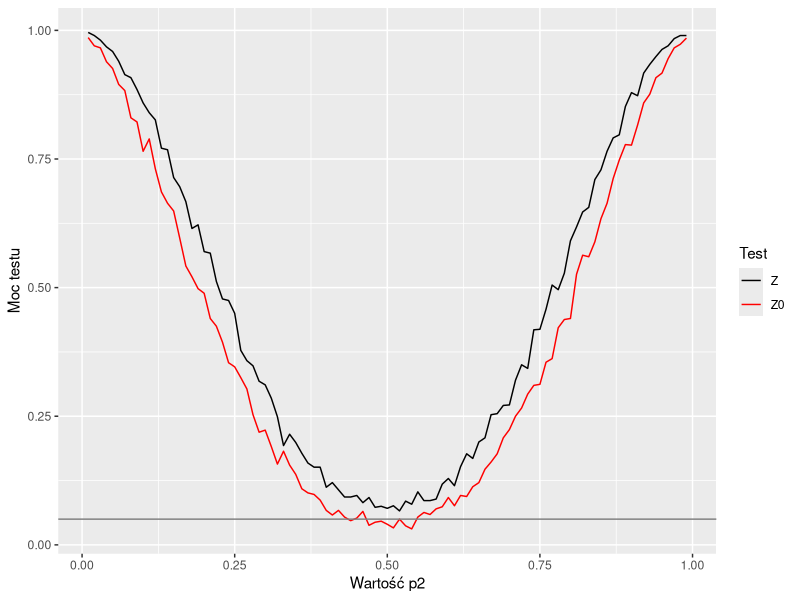
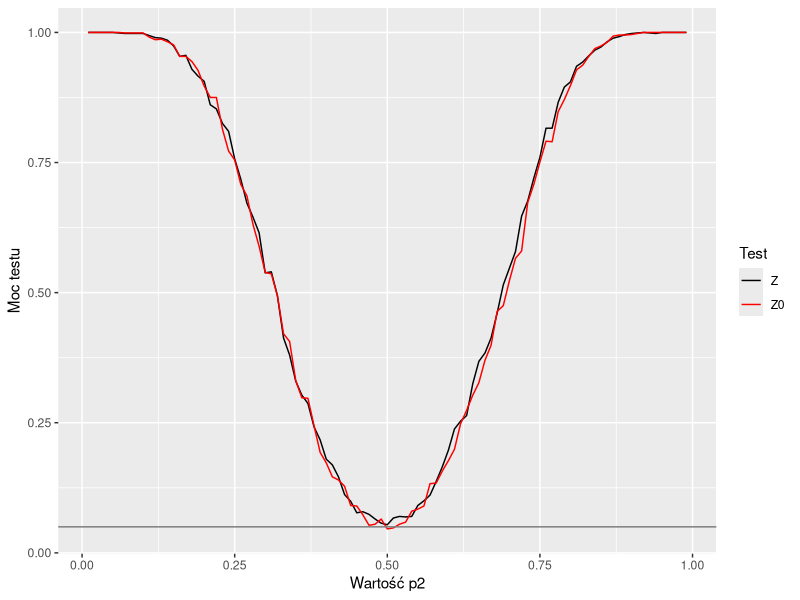
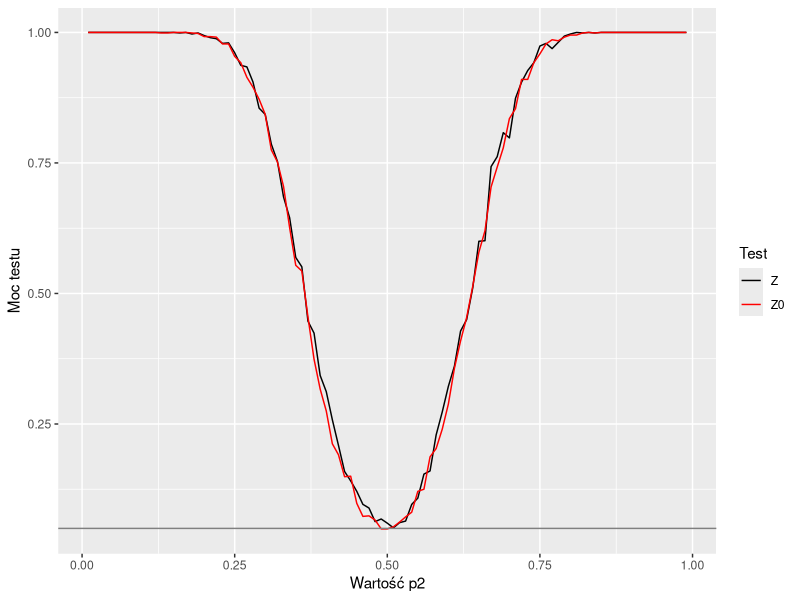
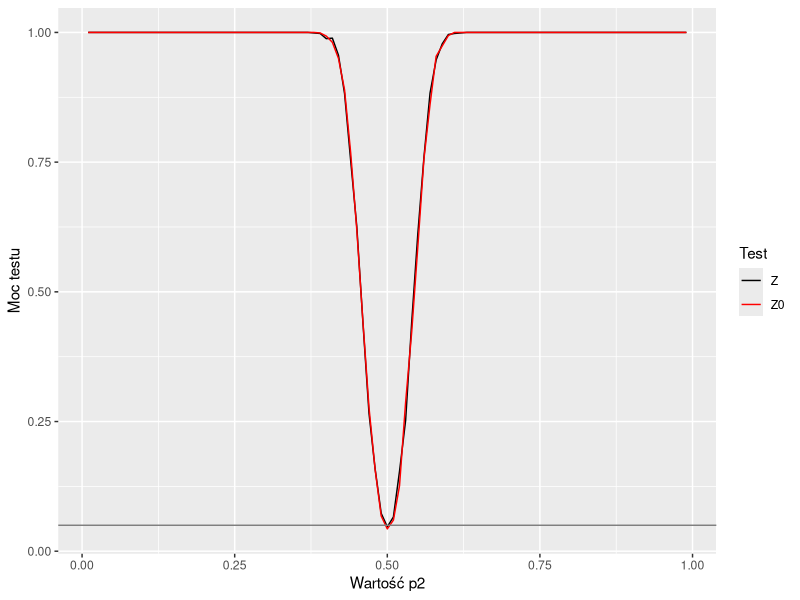

Reproduce these figures in R, in order.
## ---- chunk 1
knitr::opts_chunk$set(echo = TRUE, warning = FALSE, message=FALSE)
knitr::opts_chunk$set(fig.width=8, fig.height=4.5) 
pdf.options(encoding = 'CP1250')
## ---- chunk 2
library("tidyverse")
library("vcd")
library("ggplot2")
library("knitr")
library("dplyr")
library("xtable")
library("kableExtra")
library("ggplot2")
library("gnm")
## ---- chunk 3
personel <- read.csv2('personel.csv',header=FALSE)
names(personel) <- c('D','S','A1','A2','W1','W2','P','Wiek','Wyk')
personel$A2[personel$A2 == '11'] = '1'
personel <- personel %>% mutate(across(D:Wyk,as.factor))
personel$A2 <- factor(personel$A2, levels = c(-2,-1,0,1,2))

## ---- chunk 4
tab1 <- ftable(personel$A1, personel$A2)
tab1 %>% addmargins() %>% kable(caption='Tablica dwudzielcza dla zmniennych A1 i A2.', col.names=c(-2,-2,0,1,2,'Sum')) %>% 
  column_spec(1, border_left = TRUE) %>%
  column_spec(7, border_right = TRUE) %>%
  kable_styling(latex_options = "HOLD_position")
  
## ---- chunk 5
data1 <- tab1 %>% data.frame()
symetry <- glm(Freq~Symm(Var1,Var2), data=data1, family = poisson)
stat <- symetry$deviance
df <- symetry$df.residual
p_val <- 1- pchisq(stat, df)
## ---- chunk 6
tab2 <- ftable(personel$W1, personel$W2)
tab2 %>% addmargins() %>% 
  kable(caption='Tablica dwudzielcza dla zmniennych W1 i W2.', col.names = c(-2, -1, 1, 2, 'Sum')) %>% 
  column_spec(1, border_left = TRUE) %>%
  column_spec(6, border_right = TRUE) %>%
  kable_styling(latex_options = "HOLD_position")
## ---- chunk 7
data2 <- tab2 %>% data.frame()
symetry2 <- glm(Freq~Symm(Var1,Var2), data=data2, family = poisson)
stat2 <- symetry2$deviance
df2 <- symetry2$df.residual
p_val2 <- 1- pchisq(stat2, df2)
## ---- chunk 8
personel_n <- read.csv2('personel.csv',header=FALSE)
names(personel_n) <- c('D','S','A1','A2','W1','W2','P','Wiek','Wyk')
personel_n$A2[personel_n$A2 == '11'] = '1'
personel_new <- personel
personel_new$W1[personel_new$W1 == '-2'] = '-1'
personel_new$W1[personel_new$W1 == '2'] = '1'
personel_new$W2[personel_new$W2 == '-2'] = '-1'
personel_new$W2[personel_new$W2 == '2'] = '1'
personel_new <- personel_new %>% mutate(across(D:Wyk,as.factor))
tabela <- ftable(personel_new$W1, personel_new$W2)
## ---- chunk 9
#TEST Z
test_z <- function(tabela){
  n <- sum(rowSums(tabela))
  P <- tabela/n
  r <- rowSums(P)
  c <- colSums(P)
  D <- r[1] - c[1]
  sigma2_D <- (r[1]*(1-r[1])+c[1]*(1-c[1])-2*(P[1,1]*P[2,2]-P[1,2]*P[2,1]))/n
  Z <- D/sqrt(sigma2_D)
  p <- 2*(1 - pnorm(abs(Z)))
  return(p)
}

#TEST Z0
test_z0 <- function(tabela){
  n <- sum(rowSums(tabela))
  P <- tabela/n
  r <- rowSums(P)
  c <- colSums(P)
  D <- r[1] - c[1]
  sigma2_D0 <- (tabela[1,2]+tabela[2,1])/n^2
  Z_0 <- D/sqrt(sigma2_D0)
  p <- 2*(1 - pnorm(abs(Z_0)))
  return(p)
}

## ---- chunk 10
df <- data.frame('test' = c('Test Z', 'Test Z0', 'McNemar test z poprawką na ciągłość', 
                            'McNemar test bez poprawki'), 'p-value' = c(test_z(tabela), test_z0(tabela), mcnemar.test(tabela)$p.value, mcnemar.test(tabela, correct=FALSE)$p.value))
df %>% kable(col.names = c('test', 'p-value')) %>%
  column_spec(1, border_left = TRUE) %>%
  column_spec(2, border_right = TRUE) %>%
  kable_styling(latex_options = "HOLD_position")
## ---- chunk 11
moc <- function(n, test){
  MC <- 1000
  p2 <- seq(0.01,0.99,0.01)
  p1 <- 0.5
  m <- length(p2)
  res <- rep(NA, m)
  for (i in 1:m){
    counter <- 0
    for (j in 1:MC){
    X <- factor(sample(c("1","0"), n, replace=TRUE, prob = c(p1,1-p1)), levels = 0:1)
    Y <- factor(sample(c("1","0"), n, replace=TRUE, prob = c(p2[i],1-p2[i])), levels=0:1)
    tab <- ftable(X,Y)
    if (test(tab) < 0.05){
      counter <- counter+1
      }
    }
    res[i] <- counter/MC
  }
return(data.frame( 'prob' = p2, 'results' = res))
}
## ---- chunk 12
moc_20 <- as.data.frame(read.csv('moc_20.csv'))
moc0_20 <- as.data.frame(read.csv('moc0_20.csv'))

ggplot() + geom_line(data=moc_20,aes(x=prob, y=results, colour = 'Z')) + geom_line(data=moc0_20,aes(x=prob, y=results, color='Z0')) + scale_colour_manual("Test", 
                      breaks = c("Z", "Z0"),
                      values = c("black", "red")) + geom_hline(yintercept=0.05, color='grey50')+ labs(x='Wartość p2', y='Moc testu')
## ---- chunk 13
moc_50 <- as.data.frame(read.csv('moc_50.csv'))
moc0_50 <- as.data.frame(read.csv('moc0_50.csv'))

ggplot() + geom_line(data=moc_50,aes(x=prob, y=results, colour = 'Z')) + geom_line(data=moc0_50,aes(x=prob, y=results, color='Z0')) + scale_colour_manual("Test", 
                      breaks = c("Z", "Z0"),
                      values = c("black", "red"))+ geom_hline(yintercept=0.05, color='grey50') + labs(x='Wartość p2', y='Moc testu')
## ---- chunk 14
moc_100 <- as.data.frame(read.csv('moc_100.csv'))
moc0_100 <- as.data.frame(read.csv('moc0_100.csv'))

ggplot() + geom_line(data=moc_100,aes(x=prob, y=results, colour = 'Z')) + geom_line(data=moc0_100,aes(x=prob, y=results, color='Z0')) + scale_colour_manual("Test", 
                      breaks = c("Z", "Z0"),
                      values = c("black", "red"))+ geom_hline(yintercept=0.05, color='grey50')+ labs(x='Wartość p2', y='Moc testu')
## ---- chunk 15
moc_1000 <- as.data.frame(read.csv('moc_1000.csv'))
moc0_1000 <- as.data.frame(read.csv('moc0_1000.csv'))

ggplot() + geom_line(data=moc_1000,aes(x=prob, y=results, colour = 'Z')) + geom_line(data=moc0_1000,aes(x=prob, y=results, color='Z0')) + scale_colour_manual("Test", 
                      breaks = c("Z", "Z0"),
                      values = c("black", "red"))+ geom_hline(yintercept=0.05, color='grey50')+ labs(x='Wartość p2', y='Moc testu')
## ---- chunk 16
df <- as.data.frame(ftable(personel$S,personel$W1,personel$Wyk))
names(df) <- c('S', 'W1', 'Wyk', 'Freq')
## ---- chunk 17
model_a <- glm(Freq ~ S + Wyk, 
               data = df, family = poisson)
p_a <- 1-pchisq(deviance(model_a), df = df.residual(model_a))
cbind(model_a, fitted(model_a))
## ---- chunk 18
model_b <- glm(Freq ~ S + Wyk + S*Wyk, 
               data = df, family = poisson)
p_b <- 1-pchisq(deviance(model_b), df = df.residual(model_b))
cbind(model_b$data, fitted(model_b))
## ---- chunk 19
model_c <- glm(Freq ~ S + Wyk + W1, 
               data = df, family = poisson)
p_c <- 1-pchisq(deviance(model_c), df = df.residual(model_c))
cbind(model_c$data, fitted(model_c))
## ---- chunk 20
model_d <- glm(Freq ~ S + Wyk + W1 + S*W1, 
               data = df, family = poisson)
p_d <- 1-pchisq(deviance(model_d), df = df.residual(model_d))
cbind(model_d$data, fitted(model_d))
## ---- chunk 21
model_e <- glm(Freq ~ S + Wyk + W1 + S*W1 + S*Wyk, 
               data = df, family = poisson)
p_e <- 1-pchisq(deviance(model_e), df = df.residual(model_e))
cbind(model_e$data, fitted(model_e))
## ---- chunk 22
model_f <- glm(Freq ~ S + Wyk + W1 + W1*Wyk, 
               data = df, family = poisson)
p_f <- 1-pchisq(deviance(model_f), df = df.residual(model_f))
cbind(model_f$data, fitted(model_f))
## ---- chunk 23
df <- as.data.frame(ftable(personel$S,personel$P,personel$Wyk))
names(df) <- c('S', 'P', 'Wyk', 'Freq')
## ---- chunk 24
model_a <- glm(Freq ~ S + Wyk, 
               data = df, family = poisson)
p_a <- 1-pchisq(deviance(model_a), df = df.residual(model_a))
cbind(model_a, fitted(model_a))
## ---- chunk 25
model_b <- glm(Freq ~ S + Wyk + S*Wyk, 
               data = df, family = poisson)
p_b <- 1-pchisq(deviance(model_b), df = df.residual(model_b))
cbind(model_b$data, fitted(model_b))
## ---- chunk 26
model_c <- glm(Freq ~ S + Wyk + P, 
               data = df, family = poisson)
p_c <- 1-pchisq(deviance(model_c), df = df.residual(model_c))
cbind(model_c$data, fitted(model_c))
## ---- chunk 27
model_d <- glm(Freq ~ S + Wyk + P + S*P, 
               data = df, family = poisson)
p_d <- 1-pchisq(deviance(model_d), df = df.residual(model_d))
cbind(model_d$data, fitted(model_d))
## ---- chunk 28
model_e <- glm(Freq ~ S + Wyk + P + S*P + S*Wyk, 
               data = df, family = poisson)
p_e <- 1-pchisq(deviance(model_e), df = df.residual(model_e))
cbind(model_e$data, fitted(model_e))
## ---- chunk 29
model_f <- glm(Freq ~ S + Wyk + P + P*Wyk, 
               data = df, family = poisson)
p_f <- 1-pchisq(deviance(model_f), df = df.residual(model_f))
cbind(model_f$data, fitted(model_f))
